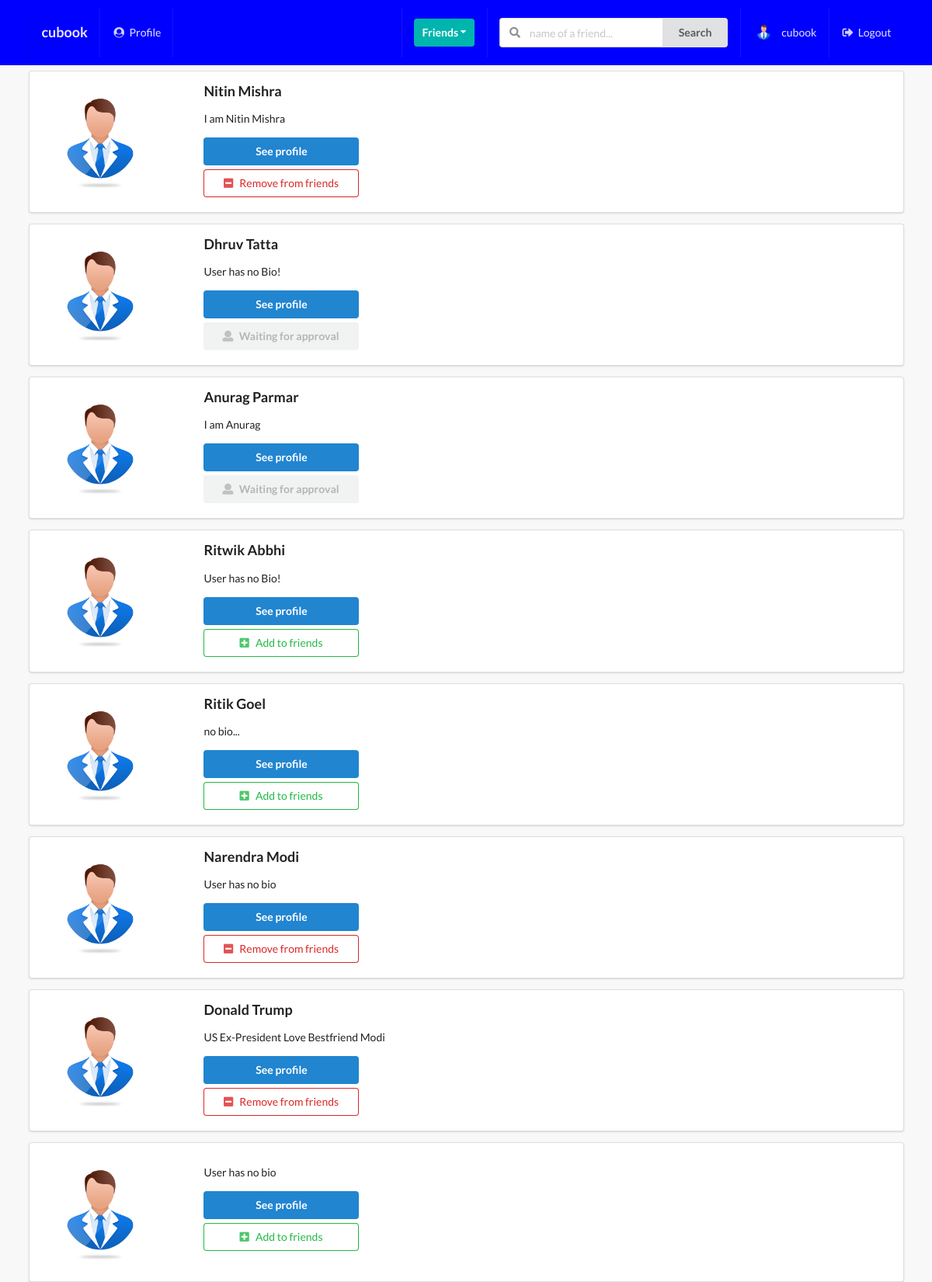
Screenshot of /profiles/ (signed in) with the database file from the repository.
### profiles/models.py (models this page shows, shortened)
class Profile(models.Model):
    first_name = models.CharField(max_length=200, blank=True)
    last_name = models.CharField(max_length=200, blank=True)
    user = models.OneToOneField(User, on_delete=models.CASCADE)
    bio = models.TextField(default="User has no bio ", max_length=300)
    email = models.EmailField(max_length=200, blank=True)
    country = models.CharField(max_length=200, blank=True)
    avatar = models.ImageField(default='avatar.png', upload_to='avatars/')
    friends = models.ManyToManyField(User, blank=True, related_name='friends')
    slug = models.SlugField(unique=True, blank=True)
    updated = models.DateTimeField(auto_now=True)
    created = models.DateTimeField(auto_now_add=True)
    objects = ProfileManager()
    def get_absolute_url(self):
        return reverse("profiles:profile-detail-view", kwargs={"slug": self.slug})
    __initial_first_name = None
    __initial_last_name = None
    def __init__(self, *args, **kwargs):
        super().__init__(*args, **kwargs)
        self.__initial_first_name = self.first_name
        self.__initial_last_name = self.last_name

### profiles/views.py (the view)
# urls.py: path('',ProfileListView.as_view(),name='all-profiles-view'),
class ProfileListView(LoginRequiredMixin, ListView):
    model = Profile
    template_name = 'profiles/profile_list.html'
    def get_queryset(self):
        qs = Profile.objects.get_all_profiles(self.request.user)
        return qs
    def get_context_data(self, **kwargs):
        context = super().get_context_data(**kwargs)
        user = User.objects.get(username__iexact=self.request.user)
        profile = Profile.objects.get(user=user)
        rel_r = Relationship.objects.filter(sender=profile)
        rel_s = Relationship.objects.filter(receiver=profile)
        rel_receiver = []
        rel_sender = []
        for item in rel_r:
            rel_receiver.append(item.receiver.user)
        for item in rel_s:
            rel_sender.append(item.sender.user)
        context["rel_receiver"] = rel_receiver
        context["rel_sender"] = rel_sender
        context['is_empty'] = False
        if len(self.get_queryset()) == 0:
            context['is_empty'] = True
        return context

### profiles/context_processors.py (called while the page is built)
def profile_pic(request):
    if request.user.is_authenticated:
        profile_obj = Profile.objects.get(user=request.user)
        pic = profile_obj.avatar
        return {'picture': pic}
    return{}

def invitations_received_no(request):
    if request.user.is_authenticated:
        profile_obj = Profile.objects.get(user=request.user)
        qs_count = Relationship.objects.invitations_received(profile_obj).count()
        return {'invites_num': qs_count}
    return{}

### profiles/models.py (called while the page is built)
    def get_all_profiles(self, me):
        profiles = Profile.objects.all().exclude(user=me)
        return profiles

    def invitations_received(self, receiver):
        qs = Relationship.objects.filter(receiver=receiver, status='send')
        return qs

### profiles/templates/profiles/profile_list.html (shortened to what this page needs)
{% extends 'base.html' %}
{% block content %}
    {% for obj in object_list %}
        <div class="ui segment">
            <div class="ui grid">
                <div class="row">
                    <div class="three wide column">
                        <img class="ui small circular image" src={{obj.avatar.url}}>
                    </div>
                    <div class="thirteen wide column">
                        <h3>{{obj.first_name}}  {{obj.last_name}}</h3>
                        <p>{{obj.bio}}</p>
                        <a href={{obj.get_absolute_url}}><button class="ui primary button mb-5 w-big">See profile</button></a>
                        <br>
                        {% if obj.user not in rel_receiver and obj.user not in rel_sender %}
                            <form action="{% url 'profiles:send-invite' %}" method="POST">
                                <button type="submit" class="ui positive basic button mb-5 w-big"><i class="plus square icon"></i>Add to friends</button>
                            </form>
                        {% endif %}
                        {% if obj.user in rel_receiver and request.user not in obj.friends.all %}
                            <button class="ui disabled button mb-5 w-big"><i class="user icon"></i>Waiting for approval</button>
                        {% endif %}
                        {% if request.user in obj.friends.all %}
                        <form action="{% url 'profiles:remove-friend' %}" method="POST">
                            <button type="submit" class="ui negative basic button mb-5 w-big"><i class="minus square icon"></i>Remove from friends</button>
                        </form>
                        {% endif %}
                    </div>
                </div>
            </div>
        </div>
    {% endfor %}
{% endblock content %}

### templates/main/navbar.html (shortened to what this page needs)
{% url 'posts:main-post-view' as path_to_posts %}
{% url 'profiles:my-profile-view' as path_to_profile %}
<div class="ui inverted menu nav mb-7">
    <div class="ui container">
      <a href="{{path_to_posts}}" class="{% if request.path == path_to_posts %}  {% endif %}item">
          <h3>cubook</h3>
      </a>
      {% if request.user.is_authenticated %}
      <a href="{{path_to_profile}}" class="{% if request.path == path_to_profile %} active {% endif %}item">
         <i class="user circle icon"></i> Profile
      </a>
      {% endif %}
      <div class="right menu">
          {% if request.user.is_authenticated %}
          <div class="item">
              <div class="ui floating dropdown icon button teal"> Friends
                  <i class="dropdown icon"></i>
               </div>
          </div>
               <div class="item">
                <form action="" method="GET">
                  <div class="ui action left icon input">
                  <input class="prompt" type="text" name='q' placeholder="name of a friend...">
                  <button type='submit' class="ui button">Search</button>
                  </div>
              </form>
              </div>
              <a href="{{path_to_profile}}" class="item">
                   <img src={{picture.url}} class="ui avatar image">&nbsp;
                   {{ request.user }}
              </a>
              <a href="{% url 'account_logout' %}" class="ui item">
                 <i class="sign out alternate icon"></i> Logout
              </a>
          {% else %}
          <a href="{% url 'account_login' %}" class="ui item">
                 <i class="sign in alternate icon"></i> Login
              </a>
          {% endif %}
      </div>
    </div>
  </div>

### static_project/style.css (style rules this page uses)
body { background: #f8f8f8 !important; }
.nav { border-radius: 0px !important; padding: 10px 0 10px 0 !important; background-color: #0000ff !important; }
.mb-7 { margin-bottom: 7px !important; }
.mb-5 { margin-bottom: 5px !important; }
.w-big { width: 200px !important; }

### rows the page displays
Profile: avatar (placeholder picture), first_name "Nitin", last_name "Mishra", bio "I am Nitin Mishra"
Profile: avatar (placeholder picture), first_name "Dhruv", last_name "Tatta", bio "User has no Bio!", shows "Waiting for approval"
Profile: avatar (placeholder picture), first_name "Anurag", last_name "Parmar", bio "I am Anurag", shows "Waiting for approval"
Profile: avatar (placeholder picture), first_name "Ritwik", last_name "Abbhi", bio "User has no Bio!"
Profile: avatar (placeholder picture), first_name "Ritik", last_name "Goel", bio "no bio..."
Profile: avatar (placeholder picture), first_name "Narendra", last_name "Modi", bio "User has no bio"
Profile: avatar (placeholder picture), first_name "Donald", last_name "Trump", bio "US Ex-President Love Bestfriend Modi"
Profile: avatar (placeholder picture), bio "User has no bio"

### other values shown
{{ request.user }} "cubook"
